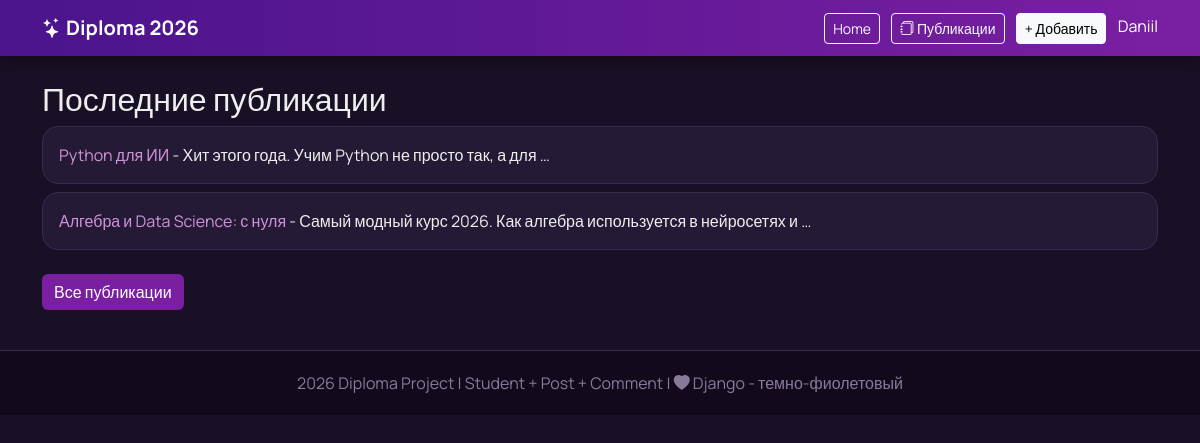
Screenshot of / (signed in) with the database file from the repository.
### myapp/models.py (models this page shows, shortened)
class Post(models.Model):
    title = models.CharField(max_length=200, verbose_name='Заголовок')
    content = models.TextField(verbose_name='Текст публикации')
    author = models.ForeignKey(User, on_delete=models.CASCADE, verbose_name='Автор')
    created_at = models.DateTimeField(auto_now_add=True, verbose_name='Опубликовано')
    class Meta:
        ordering = ['-created_at']
        verbose_name = 'публикация'
        verbose_name_plural = 'публикации'

### myapp/views.py (the view)
# urls.py: path('', views.home, name='home'),
def home(request):
    posts = Post.objects.all()[:3]
    return render(request, 'myapp/home.html', {'posts': posts})

### myapp/templates/myapp/home.html
{% extends 'myapp/base.html' %}
{% block content %}
<h2>Последние публикации</h2>
{% for post in posts %}
<div class="card mb-2">
  <div class="card-body">
    <a href="{% url 'myapp:post_detail' post.pk %}">{{ post.title }}</a> - {{ post.content|truncatewords:10 }}
  </div>
</div>
{% empty %}<p>Нет постов</p>{% endfor %}
<a href="{% url 'myapp:post_list' %}" class="btn btn-primary mt-3">Все публикации</a>
{% endblock %}

### myapp/templates/myapp/base.html (shortened to what this page needs)
{% load static %}
<!doctype html>
<html>
<head>
  <link href="https://cdn.jsdelivr.net/npm/bootstrap@5.3.0/dist/css/bootstrap.min.css" rel="stylesheet">
  <link href="https://cdn.jsdelivr.net/npm/bootstrap-icons@1.11.0/font/bootstrap-icons.css" rel="stylesheet">
  <link rel="stylesheet" href="{% static 'myapp/css/style.css' %}">
</head>
<body>
  <nav class="navbar navbar-expand-lg navbar-dark">
    <div class="container">
      <a class="navbar-brand fw-bold" href="/"><i class="bi bi-stars"></i> Diploma 2026</a>
      <div>
        <a href="/" class="btn btn-sm btn-outline-light me-2">Home</a>
        <a href="/publications/" class="btn btn-sm btn-outline-light me-2"><i class="bi bi-journals"></i> Публикации</a>
        {% if user.is_authenticated %}
        <a href="/publications/add/" class="btn btn-sm btn-light">+ Добавить</a>
        <span class="text-white ms-2">{{ user.username }}</span>
        {% else %}
        <a href="/login/" class="btn btn-sm btn-light me-2">Вход</a>
        <a href="/register/" class="btn btn-sm btn-outline-light">Регистрация</a>
        {% endif %}
      </div>
    </div>
  </nav>
  <div class="container mt-4">
    {% block content %}{% endblock %}
  </div>
  <footer>
    <div class="container">
      2026 Diploma Project | Student + Post + Comment | <i class="bi bi-heart-fill"></i> Django - темно-фиолетовый
    </div>
  </footer>
</body>
</html>

### myapp/static/myapp/css/style.css (style rules this page uses)
:root { --purple: #4a148c; --purple2: #7b1fa2; --light: #f3e5f5; }
body { background: #1a1026; color: #eee; font-family: 'Manrope', sans-serif; }
.navbar { background: linear-gradient(90deg, var(--purple), var(--purple2)) !important; box-shadow: 0 4px 20px rgba(0, 0, 0, .4); }
.card { background: #251a35; border: 1px solid #3a2a52; color: #eee; border-radius: 16px; }
.card a { color: #ce93d8; text-decoration: none; }
.btn-primary { background: var(--purple2); border: none; }
footer { background: #120a1c; color: #8a7a9a; padding: 20px; text-align: center; margin-top: 40px; border-top: 1px solid #3a2a52; }

### rows the page displays
Post: title "Python для ИИ", content "Хит этого года. Учим Python не просто так, а для …"
Post: title "Алгебра и Data Science: с нуля", content "Самый модный курс 2026. Как алгебра используется в нейросетях и …"

### other values shown
{{ user.username }} "Daniil"
